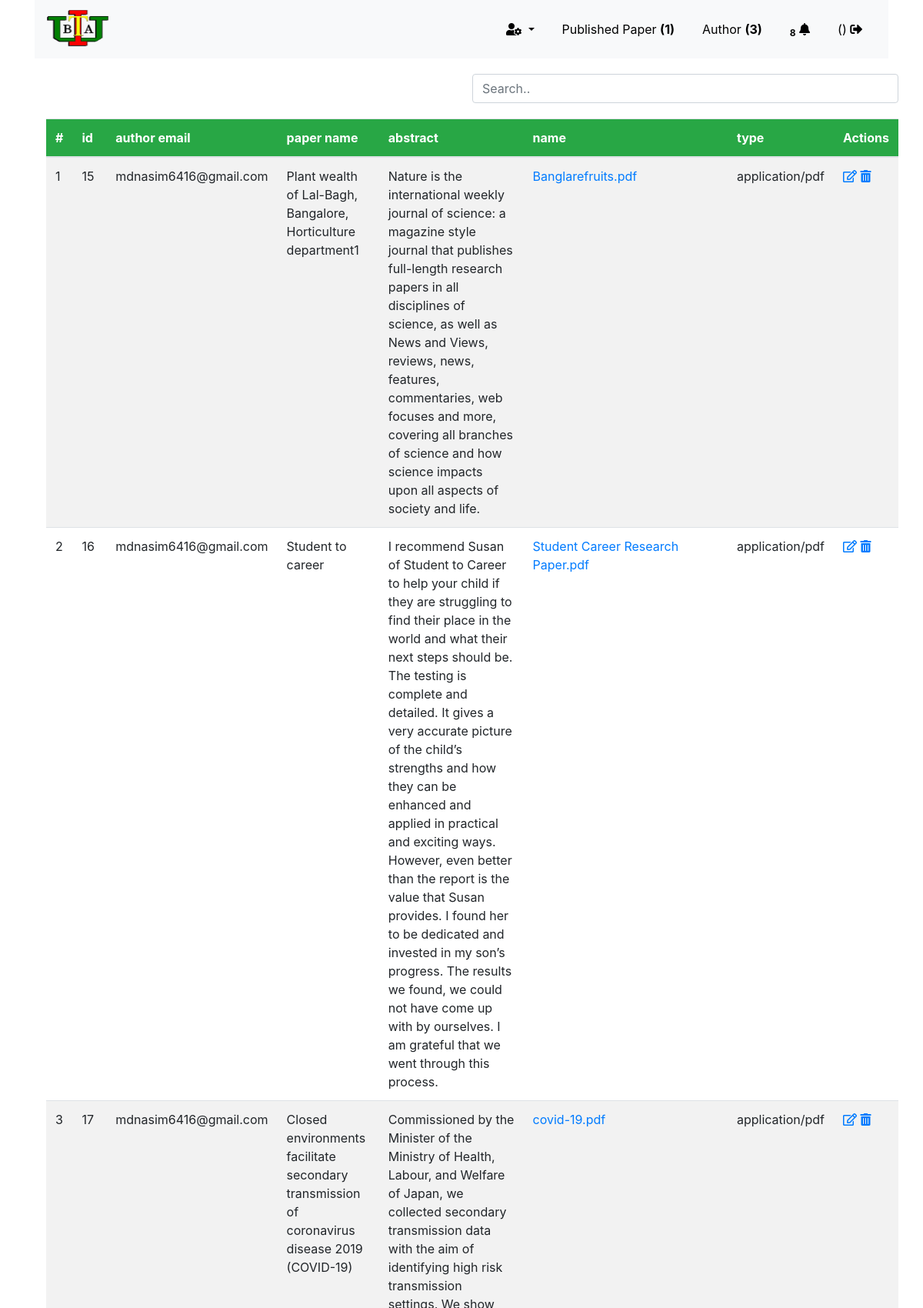
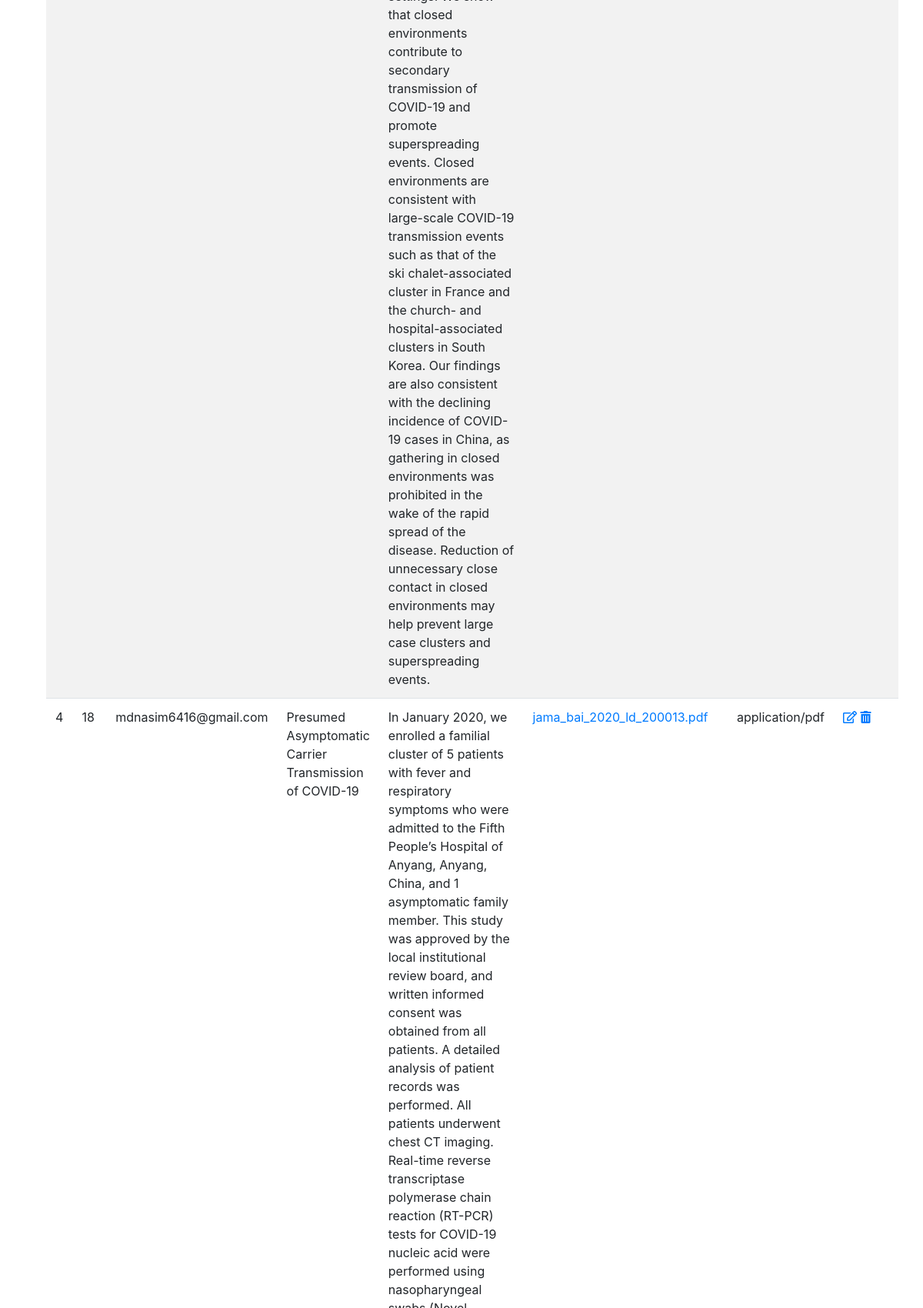
/php/admin-dashboard.php (upper part), run on the app's committed database (2 pictures, top to bottom).
### tables this page shows
CREATE TABLE `paper` (
  `id` int(11) NOT NULL,
  `authoremail` varchar(100) NOT NULL,
  `papername` varchar(255) NOT NULL,
  `abstract` varchar(8000) NOT NULL,
  `name` varchar(255) NOT NULL,
  `type` varchar(255) NOT NULL,
  `action` int(11) DEFAULT NULL
);

### php/admin-dashboard.php (the view, shortened to what this page needs)
<?php
if(strlen($_SESSION['alogin'])=="")
    {
    header("Location: login.php");
    }
    else
    {
?>
<!DOCTYPE html>
<html lang="en">
<head>
    <link rel="stylesheet" href="../css/bootstrap.min.css">
    <link rel="stylesheet" href="../css/admin-dashboard.css">
</head>
<body>
<div class="container">
<div class="sticky-top">
<?php
include 'admin-header.php';
?>
</div>
    <div class="content-container">
<div class="main-page">
    <div class="container-fluid">
        <div class="row page-title-div">
    <section class="section">
        <div class="container-fluid">
            <div class="row">
                <div class="col-md-12">
                                <div style="margin-top:20px;float:right;width:50%;margin-bottom:20px;">
                                <input id="myInput-admin" class="form-control" type="text" placeholder="Search..">
                               </div>
                        <div class="panel-body p-20">
<table class="table table-striped" id="myTable-admin"  cellspacing="0" width="100%">
    <thead>
        <tr class='bg-success text-white'>
            <th class="result-color1" scope="col">#</th>
            <th class="result-color1">id</th>
            <th class="result-color1">author email</th>
            <th class="result-color1">paper name</th>
            <th class="result-color1">abstract</th>
            <th class="result-color1">name</th>
            <th class="result-color1">type</th>
            <th class="result-color1">Actions</th>
        </tr>
    </thead>
    <tbody>
<?php $sql = "SELECT paper.id,paper.authoremail,paper.papername,paper.abstract,paper.name,paper.type from paper ";
$query = $dbh->prepare($sql);
$query->execute();
$results=$query->fetchAll(PDO::FETCH_OBJ);
$cnt=1;
if($query->rowCount() > 0)
{
foreach($results as $result)
{   ?>
<tr>
<td><?php echo htmlentities($cnt);?></td><td class="result-color1"><?php echo htmlentities($result->id);?></td>
            <td ><?php echo htmlentities($result->authoremail);?></td>
            <td ><?php echo htmlentities($result->papername);?></td>
            <td ><?php echo htmlentities($result->abstract);?></td>
            <td title="download">
                <a href="paper-download-admin.php?id=<?php echo htmlentities($result->id);?>"><?php echo htmlentities($result->name);?></a>
                </td>
            <td ><?php echo htmlentities($result->type);?></td>
<td >
<a href="edit_symptoms.php?stid=<?php echo htmlentities($result->id);?>"><i class="far fa-edit" title="Edit"></i></a>
<a href="delete-paper.php?id=<?php echo htmlentities($result->id);?>&name=../documents/<?php echo htmlentities($result->name);?>"onclick="return confirm('Are you sure you want to delete this item?');"><i class="fas fa-trash-alt" title="Delete"></i></a>
</td>
</tr>
<?php $cnt=$cnt+1;}} ?>
    </tbody>
</table>
</div>
                    </div>
                </div>
        </div>
    </section>
</div>
</div>
</div>
</div>
</body>
</html>
    <?php } ?>

### data on the page
paper: id "15", authoremail "mdnasim6416@gmail.com", papername "Plant wealth of Lal-Bagh, Bangalore, Horticulture department1", abstract "Nature is the international weekly journal of science: a magazine style journal that publishes full-length research papers in all disciplines of science, as well as News and Views, reviews, news, features, commentaries, web focuses and more, covering all branches of science and how science impacts upon all aspects of society and life.", name "Banglarefruits.pdf", type "application/pdf"
paper: id "16", authoremail "mdnasim6416@gmail.com", papername "Student to career", abstract "I recommend Susan of Student to Career to help your child if they are struggling to find their place in the world and what their next steps should be. The testing is complete and detailed. It gives a very accurate picture of the child’s strengths and how they can be enhanced and applied in practical and exciting ways. However, even better than the report is the value that Susan provides. I found her to be dedicated and invested in my son’s progress. The results we found, we could not have come up with by ourselves. I am grateful that we went through this process.", name "Student Career Research Paper.pdf", type "application/pdf"
paper: id "17", authoremail "mdnasim6416@gmail.com", papername "Closed environments facilitate secondary transmission of coronavirus disease 2019 (COVID-19)", abstract "Commissioned by the Minister of the Ministry of Health, Labour, and Welfare of Japan, we collected secondary transmission data with the aim of identifying high risk transmission settings. We show that closed environments contribute to secondary transmission of COVID-19 and promote superspreading events. Closed environments are consistent with large-scale COVID-19 transmission events such as that of the ski chalet-associated cluster in France and the church- and hospital-associated clusters in South Korea. Our findings are also consistent with the declining incidence of COVID-19 cases in China, as gathering in closed environments was prohibited in the wake of the rapid spread of the disease.…", name "covid-19.pdf", type "application/pdf"
paper: id "18", authoremail "mdnasim6416@gmail.com", papername "Presumed Asymptomatic Carrier Transmission of COVID-19", name "jama_bai_2020_ld_200013.pdf", type "application/pdf"

### other printed values
$total_published "1"
$total_authors "3"
$total_rows "8"
